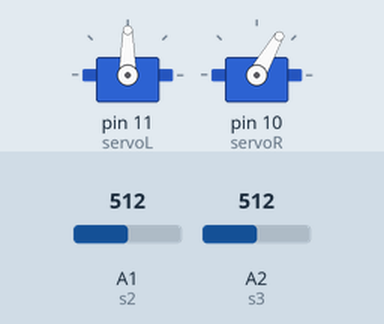
Bench run of a sketch on a simulated Arduino Uno, built with avr-gcc and run on an emulated ATmega328P. On the bench: 2 × servo. The inputs (shaded band) are chosen by the test bench; at power-on: A2 (s3) = 512, A1 (s2) = 512.

Above: at 1.2 s.
1.3 s: A2 (s3) set to 536
2.8 s: A2 (s3) set to 558
At 3.6 s:
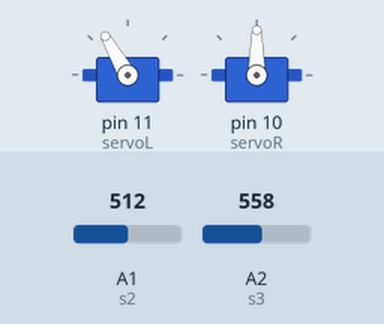
4.3 s: A1 (s2) set to 560
At 4.7 s:
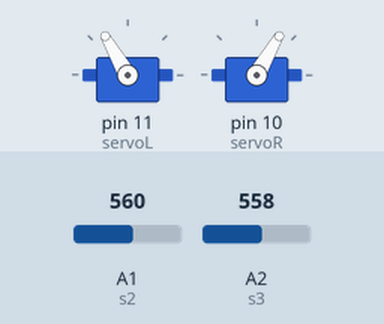
5.8 s: A1 (s2) set to 540
At 7.0 s:
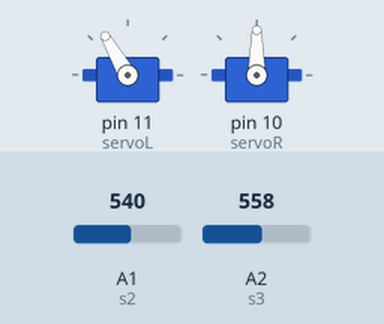
7.3 s: A1 (s2) set to 716
At 8.2 s:
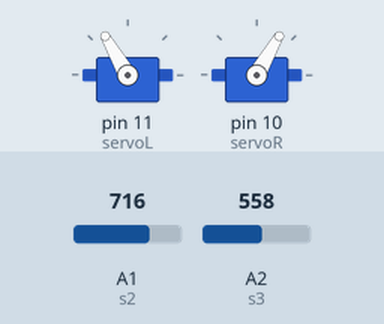
Timing chart, 0 to 9.8 s (numbered marks = the images above; inputs shaded):
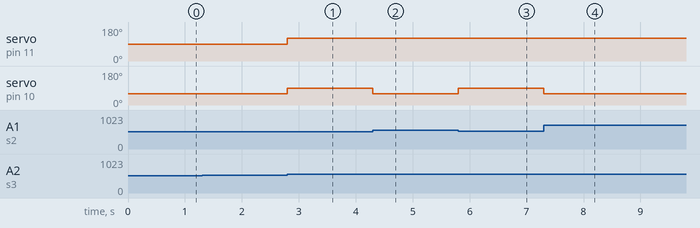

The sketch:

follow_line_2.ino
```cpp
#include <Servo.h>

Servo servoL;
Servo servoR;

int thresLine = 550;

int s2 = A1;
int s3 = A2;

int val2;
int val3;

void setup(){
  Serial.begin(9600);
  servoL.attach(11);
  servoR.attach(10);
}

void loop(){

  val2 = analogRead(s2);
  val3 = analogRead(s3);

//  Serial.println("val2");
//  Serial.println(val2);
//  Serial.println("val3");
//  Serial.println(val3);

//  Serial.println(val2);
//  Serial.println(val3);


  if ((val2>thresLine)&&(val3>thresLine)){
    servoL.write(120);
    servoR.write(60);
  }
  else if((val3<thresLine)){
    servoL.write(90);
    servoR.write(60);
  }
  else if((val2<thresLine)){
    servoL.write(120);
    servoR.write(90);
  }
  else{
    servoL.write(90);
    servoR.write(90);
  }

}
```

Measured:
- the behaviour switches between 549 and 550 on A2 (s3) (found by bisection; images 0 and 1)
- after the input at 1.3 s, every drawn part: stays the same
- after the input at 2.8 s, servo on pin 11 (servoL): 90° → 120° at once; servo on pin 10 (servoR): 60° → 90° at once
- after the input at 4.3 s, servo on pin 10 (servoR): 90° → 60° at once
- after the input at 5.8 s, servo on pin 10 (servoR): 60° → 90° at once
- after the input at 7.3 s, servo on pin 10 (servoR): 90° → 60° at once
